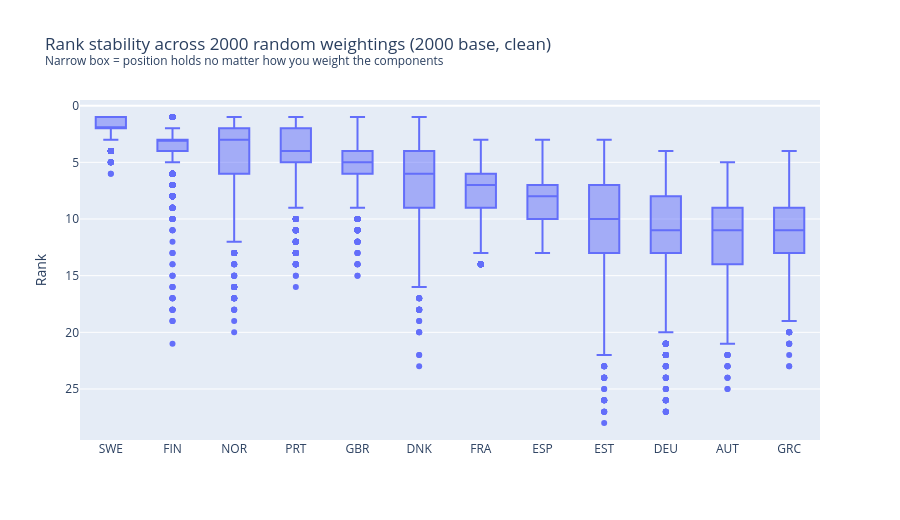

The cell this chart's notebook holds for it:
### Code cell
# SENSITIVITY 2: Monte Carlo over the full weight space
# Draw N random weightings (uniform over the simplex) and watch the ranking.
# N=2000 is statistically plenty: a proportion from N draws has std err ~ sqrt(p(1-p)/N),
rng = np.random.default_rng(42)
N = 2000
comp_keys = list(WEIGHTS.keys())
iso_list  = base_clean['iso_code'].tolist()
rank_hist = {iso: [] for iso in iso_list}

for _ in range(N):
    w = dict(zip(comp_keys, rng.dirichlet(np.ones(len(comp_keys)))))
    for iso, r in rank_with_weights(base_clean, w).items():
        rank_hist[iso].append(r)

summary = []
for iso in iso_list:
    ranks = np.array(rank_hist[iso])
    summary.append({
        'iso_code': iso,
        'median_rank': int(np.median(ranks)),
        'best': int(ranks.min()), 'worst': int(ranks.max()),
        'pct_top5':  round((ranks <= 5).mean() * 100, 1),
        'pct_top10': round((ranks <= 10).mean() * 100, 1),
    })
mc = pd.DataFrame(summary).sort_values('median_rank').reset_index(drop=True)

print(f"Monte Carlo sensitivity - {N} random weightings (2000 base, clean):")
print(mc.head(12).to_string(index=False))

# Rank-distribution box plot for the contenders (narrow box = robust regardless of weights)
contenders = mc.head(12)['iso_code'].tolist()
dist = pd.DataFrame([{'iso_code': iso, 'rank': r}
                     for iso in contenders for r in rank_hist[iso]])
fig = px.box(
    dist, x='iso_code', y='rank',
    category_orders={'iso_code': contenders},
    title=f'Rank stability across {N} random weightings (2000 base, clean)<br>'
          '<sup>Narrow box = position holds no matter how you weight the components</sup>',
    labels={'rank': 'Rank', 'iso_code': ''}, height=520
)
fig.update_yaxes(autorange='reversed')  # rank 1 at top
fig.show()

# headline robustness statement
robust5  = mc[mc['pct_top5']  >= 80]['iso_code'].tolist()
robust10 = mc[mc['pct_top10'] >= 90]['iso_code'].tolist()
print(f"\nIn the top-5 under >=80% of ALL random weightings: {robust5}")
print(f"In the top-10 under >=90% of ALL random weightings: {robust10}")

### Figure 1 — Plotly figure (JSON) as saved in the notebook; plotly's stock layout.template omitted (floating-point values rounded to 4 significant figures; data arrays with more than 128 entries replaced by an {"elided": "..."} marker saying what was removed)
{"data": [{"alignmentgroup": "True", "hovertemplate": "=%{x}<br>Rank=%{y}<extra></extra>", "legendgroup": "", "marker": {"color": "#636efa"}, "name": "", "notched": false, "offsetgroup": "", "orientation": "v", "showlegend": false, "type": "box", "x": {"elided": "24000 str values"}, "x0": " ", "xaxis": "x", "y": {"elided": "24000 int values"}, "y0": " ", "yaxis": "y"}], "layout": {"boxmode": "group", "height": 520, "legend": {"tracegroupgap": 0}, "title": {"text": "Rank stability across 2000 random weightings (2000 base, clean)<br><sup>Narrow box = position holds no matter how you weight the components</sup>"}, "xaxis": {"anchor": "y", "categoryarray": ["SWE", "FIN", "NOR", "PRT", "GBR", "DNK", "FRA", "ESP", "EST", "DEU", "AUT", "GRC"], "categoryorder": "array", "domain": [0, 1], "title": {"text": ""}}, "yaxis": {"anchor": "x", "autorange": "reversed", "domain": [0, 1], "title": {"text": "Rank"}}}}
